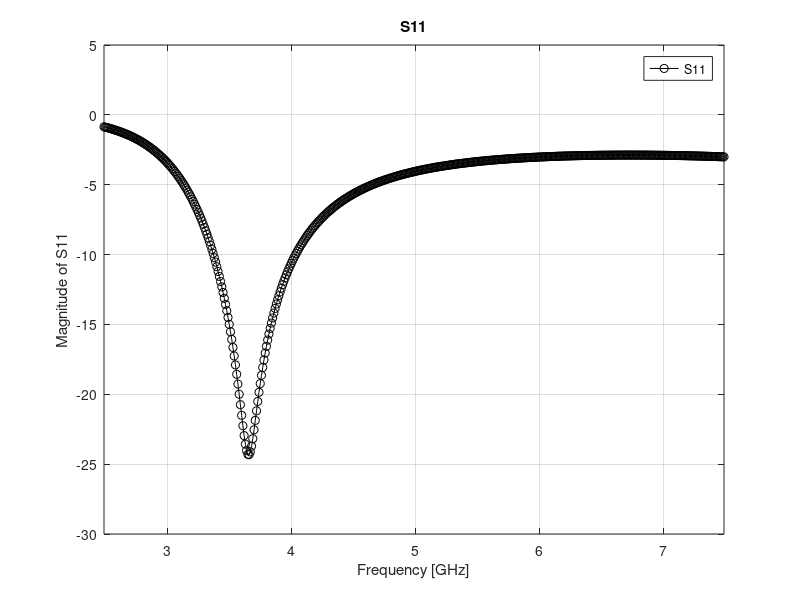

Reproduce this figure in MATLAB.
clear all; close all; clc

load Freq_S11Abs.dat;

plot(Freq_S11Abs(:,1),Freq_S11Abs(:,2),'k-o');

Xmin = Freq_S11Abs(1,1);
Xmax = Freq_S11Abs(end,1);
Ymin = -30;
Ymax = 5;
grid on;
axis([Xmin Xmax Ymin Ymax]);

legend('S11');
xlabel('Frequency [GHz]')
ylabel('Magnitude of S11')
title('S11')


